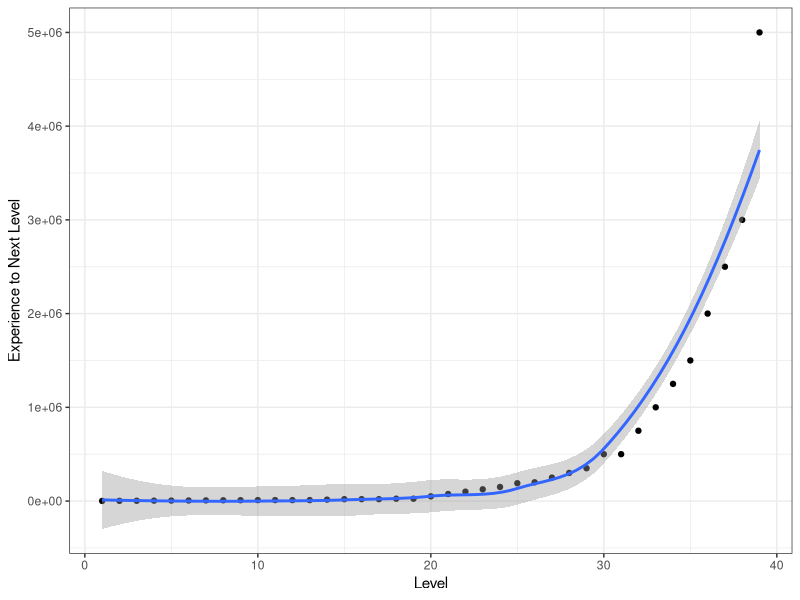
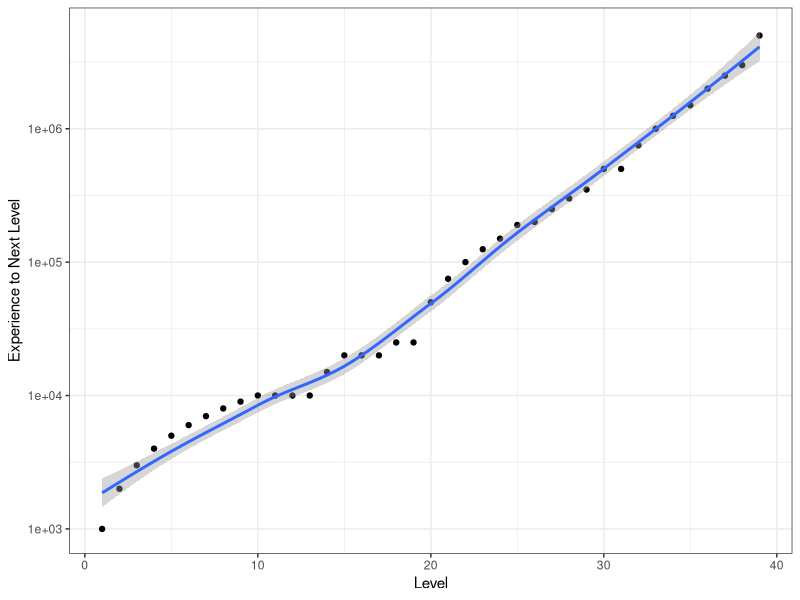

R code for these plots, in order:
## ---- chunk 1
lvl <- 1:39
explvl <- (c(1:10,
            10,10,10,15,20,20,20,25,25,50,
            75,100,125,150,190,200,250,300,350,500,
            500,750,1000,1250,1500,2000,2500,3000,5000) * 1000)

dat <- data.frame(Level = lvl,Exp=explvl)

## ---- chunk 2
library(ggplot2)
theme_set(theme_bw())
g <- (ggplot(dat,aes(x=Level,y=Exp))
  + geom_point()
  + geom_smooth()
  + ylab("Experience to Next Level")
)
print(g)

## ---- chunk 3
g+scale_y_log10()
